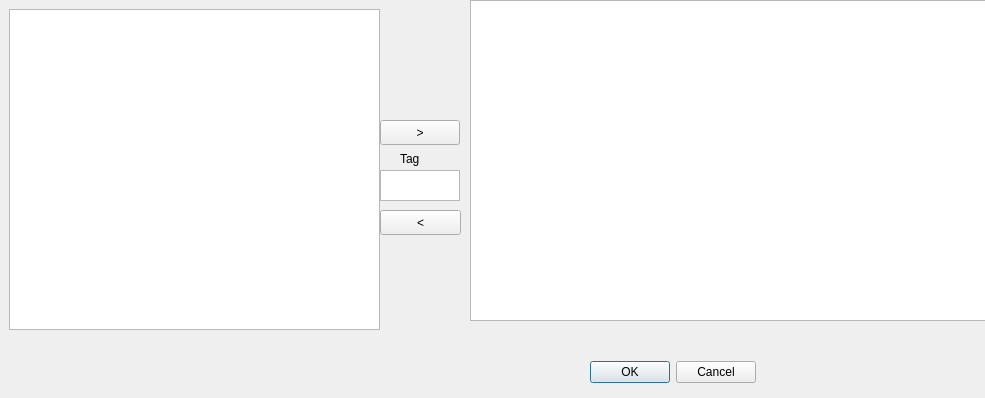
<?xml version="1.0" encoding="UTF-8"?>
<ui version="4.0">
 <class>Dialog</class>
 <widget class="QDialog" name="Dialog">
  <property name="geometry">
   <rect>
    <x>0</x>
    <y>0</y>
    <width>985</width>
    <height>398</height>
   </rect>
  </property>
  <property name="windowTitle">
   <string>Dialog</string>
  </property>
  <widget class="QPushButton" name="btn_copy_scheme">
   <property name="enabled">
    <bool>true</bool>
   </property>
   <property name="geometry">
    <rect>
     <x>380</x>
     <y>120</y>
     <width>80</width>
     <height>25</height>
    </rect>
   </property>
   <property name="sizePolicy">
    <sizepolicy hsizetype="Fixed" vsizetype="Fixed">
     <horstretch>0</horstretch>
     <verstretch>0</verstretch>
    </sizepolicy>
   </property>
   <property name="text">
    <string>&gt;</string>
   </property>
  </widget>
  <widget class="QDialogButtonBox" name="buttonBox">
   <property name="geometry">
    <rect>
     <x>590</x>
     <y>360</y>
     <width>166</width>
     <height>25</height>
    </rect>
   </property>
   <property name="orientation">
    <enum>Qt::Horizontal</enum>
   </property>
   <property name="standardButtons">
    <set>QDialogButtonBox::Cancel|QDialogButtonBox::Ok</set>
   </property>
  </widget>
  <widget class="QPushButton" name="btn_remove_from_current">
   <property name="geometry">
    <rect>
     <x>380</x>
     <y>210</y>
     <width>81</width>
     <height>25</height>
    </rect>
   </property>
   <property name="text">
    <string>&lt;</string>
   </property>
  </widget>
  <widget class="QTableWidget" name="table_scheme_options">
   <property name="geometry">
    <rect>
     <x>9</x>
     <y>9</y>
     <width>371</width>
     <height>321</height>
    </rect>
   </property>
  </widget>
  <widget class="QLabel" name="label">
   <property name="geometry">
    <rect>
     <x>400</x>
     <y>150</y>
     <width>20</width>
     <height>17</height>
    </rect>
   </property>
   <property name="sizePolicy">
    <sizepolicy hsizetype="Preferred" vsizetype="Preferred">
     <horstretch>0</horstretch>
     <verstretch>0</verstretch>
    </sizepolicy>
   </property>
   <property name="text">
    <string>Tag</string>
   </property>
  </widget>
  <widget class="QTextEdit" name="textEdit_tag">
   <property name="geometry">
    <rect>
     <x>380</x>
     <y>170</y>
     <width>80</width>
     <height>31</height>
    </rect>
   </property>
   <property name="sizePolicy">
    <sizepolicy hsizetype="Ignored" vsizetype="Ignored">
     <horstretch>0</horstretch>
     <verstretch>0</verstretch>
    </sizepolicy>
   </property>
   <property name="html">
    <string>&lt;!DOCTYPE HTML PUBLIC &quot;-//W3C//DTD HTML 4.0//EN&quot; &quot;http://www.w3.org/TR/REC-html40/strict.dtd&quot;&gt;
&lt;html&gt;&lt;head&gt;&lt;meta name=&quot;qrichtext&quot; content=&quot;1&quot; /&gt;&lt;style type=&quot;text/css&quot;&gt;
p, li { white-space: pre-wrap; }
&lt;/style&gt;&lt;/head&gt;&lt;body style=&quot; font-family:'Sans Serif'; font-size:9pt; font-weight:400; font-style:normal;&quot;&gt;
&lt;p style=&quot;-qt-paragraph-type:empty; margin-top:0px; margin-bottom:0px; margin-left:0px; margin-right:0px; -qt-block-indent:0; text-indent:0px;&quot;&gt;&lt;br /&gt;&lt;/p&gt;&lt;/body&gt;&lt;/html&gt;</string>
   </property>
  </widget>
  <widget class="QTableWidget" name="table_scheme_current">
   <property name="geometry">
    <rect>
     <x>470</x>
     <y>0</y>
     <width>521</width>
     <height>321</height>
    </rect>
   </property>
  </widget>
 </widget>
 <resources/>
 <connections>
  <connection>
   <sender>buttonBox</sender>
   <signal>accepted()</signal>
   <receiver>Dialog</receiver>
   <slot>accept()</slot>
   <hints>
    <hint type="sourcelabel">
     <x>248</x>
     <y>254</y>
    </hint>
    <hint type="destinationlabel">
     <x>157</x>
     <y>274</y>
    </hint>
   </hints>
  </connection>
  <connection>
   <sender>buttonBox</sender>
   <signal>rejected()</signal>
   <receiver>Dialog</receiver>
   <slot>reject()</slot>
   <hints>
    <hint type="sourcelabel">
     <x>316</x>
     <y>260</y>
    </hint>
    <hint type="destinationlabel">
     <x>286</x>
     <y>274</y>
    </hint>
   </hints>
  </connection>
 </connections>
</ui>
